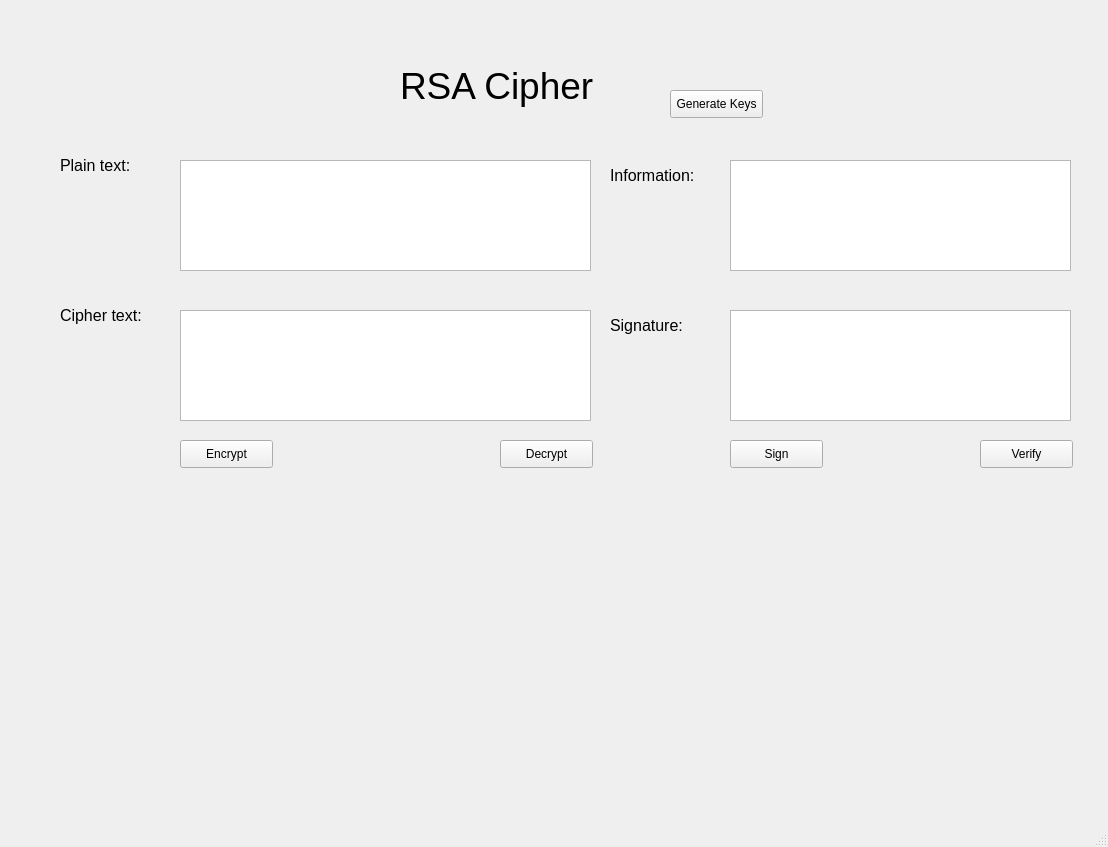
<?xml version="1.0" encoding="UTF-8"?>
<ui version="4.0">
 <class>MainWindow</class>
 <widget class="QMainWindow" name="MainWindow">
  <property name="geometry">
   <rect>
    <x>0</x>
    <y>0</y>
    <width>1108</width>
    <height>847</height>
   </rect>
  </property>
  <property name="windowTitle">
   <string>MainWindow</string>
  </property>
  <widget class="QWidget" name="centralwidget">
   <widget class="QLabel" name="label">
    <property name="geometry">
     <rect>
      <x>400</x>
      <y>60</y>
      <width>231</width>
      <height>51</height>
     </rect>
    </property>
    <property name="font">
     <font>
      <pointsize>28</pointsize>
     </font>
    </property>
    <property name="text">
     <string>RSA Cipher</string>
    </property>
   </widget>
   <widget class="QLabel" name="label_2">
    <property name="geometry">
     <rect>
      <x>60</x>
      <y>150</y>
      <width>91</width>
      <height>31</height>
     </rect>
    </property>
    <property name="font">
     <font>
      <pointsize>12</pointsize>
     </font>
    </property>
    <property name="text">
     <string>Plain text:</string>
    </property>
   </widget>
   <widget class="QLabel" name="label_3">
    <property name="geometry">
     <rect>
      <x>60</x>
      <y>300</y>
      <width>111</width>
      <height>31</height>
     </rect>
    </property>
    <property name="font">
     <font>
      <pointsize>12</pointsize>
     </font>
    </property>
    <property name="text">
     <string>Cipher text:</string>
    </property>
   </widget>
   <widget class="QLabel" name="label_4">
    <property name="geometry">
     <rect>
      <x>610</x>
      <y>160</y>
      <width>111</width>
      <height>31</height>
     </rect>
    </property>
    <property name="font">
     <font>
      <pointsize>12</pointsize>
     </font>
    </property>
    <property name="text">
     <string>Information:</string>
    </property>
   </widget>
   <widget class="QLabel" name="label_5">
    <property name="geometry">
     <rect>
      <x>610</x>
      <y>310</y>
      <width>111</width>
      <height>31</height>
     </rect>
    </property>
    <property name="font">
     <font>
      <pointsize>12</pointsize>
     </font>
    </property>
    <property name="text">
     <string>Signature:</string>
    </property>
   </widget>
   <widget class="QTextEdit" name="txt_plain_text">
    <property name="geometry">
     <rect>
      <x>180</x>
      <y>160</y>
      <width>411</width>
      <height>111</height>
     </rect>
    </property>
   </widget>
   <widget class="QTextEdit" name="txt_cipher_text">
    <property name="geometry">
     <rect>
      <x>180</x>
      <y>310</y>
      <width>411</width>
      <height>111</height>
     </rect>
    </property>
   </widget>
   <widget class="QTextEdit" name="txt_info">
    <property name="geometry">
     <rect>
      <x>730</x>
      <y>160</y>
      <width>341</width>
      <height>111</height>
     </rect>
    </property>
   </widget>
   <widget class="QTextEdit" name="txt_sign">
    <property name="geometry">
     <rect>
      <x>730</x>
      <y>310</y>
      <width>341</width>
      <height>111</height>
     </rect>
    </property>
   </widget>
   <widget class="QPushButton" name="btn_gen_keys">
    <property name="geometry">
     <rect>
      <x>670</x>
      <y>90</y>
      <width>93</width>
      <height>28</height>
     </rect>
    </property>
    <property name="text">
     <string>Generate Keys</string>
    </property>
   </widget>
   <widget class="QPushButton" name="btn_encrypt">
    <property name="geometry">
     <rect>
      <x>180</x>
      <y>440</y>
      <width>93</width>
      <height>28</height>
     </rect>
    </property>
    <property name="text">
     <string>Encrypt</string>
    </property>
   </widget>
   <widget class="QPushButton" name="btn_decrypt">
    <property name="geometry">
     <rect>
      <x>500</x>
      <y>440</y>
      <width>93</width>
      <height>28</height>
     </rect>
    </property>
    <property name="text">
     <string>Decrypt</string>
    </property>
   </widget>
   <widget class="QPushButton" name="btn_sign">
    <property name="geometry">
     <rect>
      <x>730</x>
      <y>440</y>
      <width>93</width>
      <height>28</height>
     </rect>
    </property>
    <property name="text">
     <string>Sign</string>
    </property>
   </widget>
   <widget class="QPushButton" name="btn_verify">
    <property name="geometry">
     <rect>
      <x>980</x>
      <y>440</y>
      <width>93</width>
      <height>28</height>
     </rect>
    </property>
    <property name="text">
     <string>Verify</string>
    </property>
   </widget>
  </widget>
  <widget class="QMenuBar" name="menubar">
   <property name="geometry">
    <rect>
     <x>0</x>
     <y>0</y>
     <width>1108</width>
     <height>26</height>
    </rect>
   </property>
  </widget>
  <widget class="QStatusBar" name="statusbar"/>
 </widget>
 <resources/>
 <connections/>
</ui>
